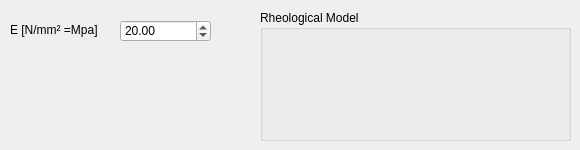
    <widget class="QWidget" name="HOOK">
     <attribute name="title">
      <string>Hook</string>
     </attribute>
     <widget class="QDoubleSpinBox" name="VAL_E_HOOK">
      <property name="geometry">
       <rect>
        <x>120</x>
        <y>20</y>
        <width>91</width>
        <height>22</height>
       </rect>
      </property>
      <property name="decimals">
       <number>2</number>
      </property>
      <property name="maximum">
       <double>8000.000000000000000</double>
      </property>
      <property name="value">
       <double>20.000000000000000</double>
      </property>
     </widget>
     <widget class="QLabel" name="LABEL_VAL_E_HOOK">
      <property name="geometry">
       <rect>
        <x>10</x>
        <y>20</y>
        <width>91</width>
        <height>20</height>
       </rect>
      </property>
      <property name="text">
       <string>E [N/mm² =Mpa]</string>
      </property>
     </widget>
     <widget class="QGroupBox" name="RHEO_BOX_HOOK">
      <property name="geometry">
       <rect>
        <x>260</x>
        <y>10</y>
        <width>311</width>
        <height>131</height>
       </rect>
      </property>
      <property name="title">
       <string>Rheological Model</string>
      </property>
      <widget class="QLabel" name="RHEO_HOOK">
       <property name="geometry">
        <rect>
         <x>10</x>
         <y>20</y>
         <width>291</width>
         <height>101</height>
        </rect>
       </property>
       <property name="text">
        <string/>
       </property>
       <property name="pixmap">
        <pixmap>PIC/Rheo_Hook.png</pixmap>
       </property>
       <property name="scaledContents">
        <bool>true</bool>
       </property>
      </widget>
     </widget>
    </widget>
